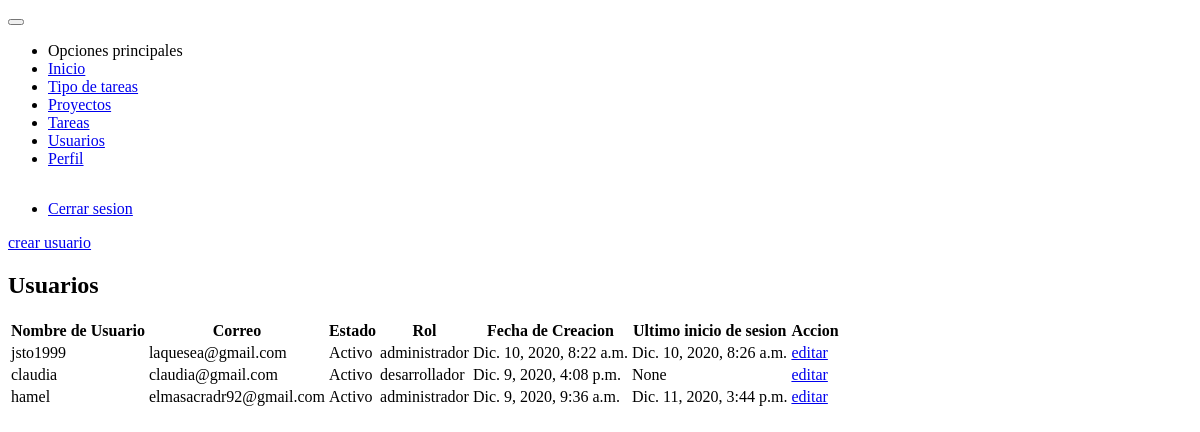
Before: /acceder/usuarios/ (signed in) with the older database file.
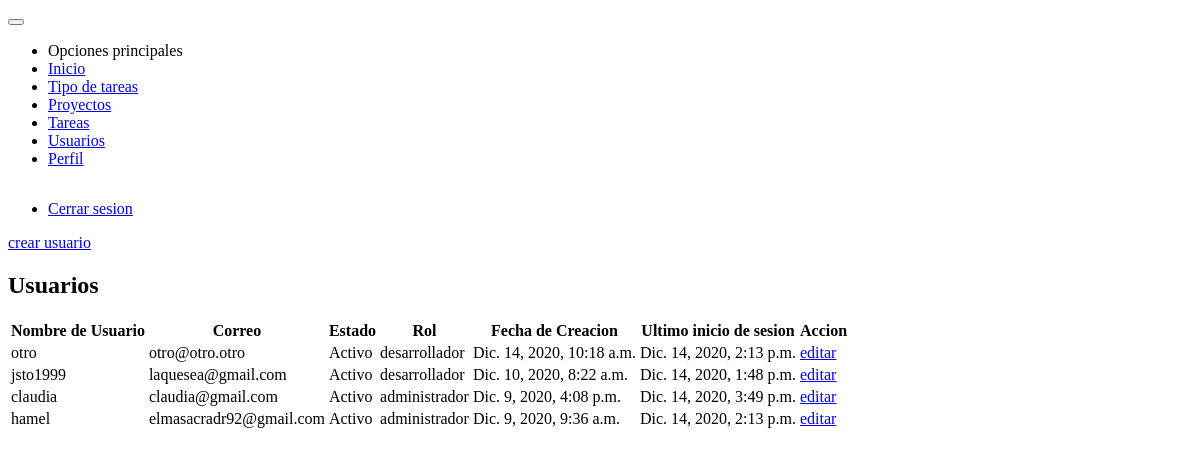
After: the same page with the newer database file.
### users/models.py (models this page shows, shortened)
class User(AbstractUser):
    ROLE_CHOICES = (
        ('administrador', 'Administrador'),
        ('desarrollador', 'Desarrollador'),
    )
    role = models.CharField(max_length=50, choices=ROLE_CHOICES)

### users/views.py (the view)
# urls.py: path('usuarios/', views.UserListView.as_view(), name='user'),
class UserListView(LoginRequiredMixin, PermissionRequiredMixin, ListView):
    permission_required = 'users.view_user'
    login_url = 'users:login'
    template_name = 'users/users.html'
    queryset = User.objects.all().order_by('-pk')

### templates/users/users.html (shortened to what this page needs)
{% extends 'base.html' %}
{% block content %}
    <div class="card">
        <div class="card-content m-2">
            <a href="{% url 'users:register' %}" class="button success"> crear usuario</a>
            <h2 class="center">Usuarios</h2>
            <table class="table" data-role="table" data-horizontal-scroll="true" data-table-search-title="Buscar: " data-table-rows-count-title="Cantidad a mostrar">
                <thead>
                    <tr>
                        <th>Nombre de Usuario</th>
                        <th>Correo</th>
                        <th>Estado</th>
                        <th>Rol</th>
                        <th>Fecha de Creacion</th>
                        <th>Ultimo inicio de sesion</th>
                        <th>Accion</th>
                    </tr>
                </thead>
                <tbody>
                    {% for user in object_list %}
                        <tr>
                            <td>{{ user.username }}</td>
                            <td>{{ user.email }}</td>
                            <td>{{ user.is_active|yesno:'Activo,Inactivo' }}</td>
                            <td>{{ user.role }}</td>
                            <td>{{ user.date_joined }}</td>
                            <td>{{ user.last_login }}</td>
                            <td>
                                <a href="{% url 'users:update' user.pk %}" class="button info"> editar</a>
                            </td>
                        </tr>
                    {% endfor %}
                </tbody>
            </table>
        </div>
    </div>
{% endblock %}

Changed rows visible on the page:
added User: username "otro", email "otro@otro.otro", is_active "Activo", role "desarrollador", date_joined "Dic. 14, 2020, 10:18 a.m.", last_login "Dic. 14, 2020, 2:13 p.m."
changed User "jsto1999": role "administrador" → "desarrollador"; last_login "Dic. 10, 2020, 8:26 a.m." → "Dic. 14, 2020, 1:48 p.m."
changed User "claudia": role "desarrollador" → "administrador"; last_login "None" → "Dic. 14, 2020, 3:49 p.m."
changed User "hamel": last_login "Dic. 11, 2020, 3:44 p.m." → "Dic. 14, 2020, 2:13 p.m."
